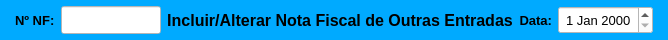
     <widget class="QWidget" name="widget_cabecalho" native="true">
      <property name="sizePolicy">
       <sizepolicy hsizetype="Preferred" vsizetype="Fixed">
        <horstretch>0</horstretch>
        <verstretch>0</verstretch>
       </sizepolicy>
      </property>
      <property name="minimumSize">
       <size>
        <width>0</width>
        <height>40</height>
       </size>
      </property>
      <property name="maximumSize">
       <size>
        <width>16777215</width>
        <height>40</height>
       </size>
      </property>
      <property name="styleSheet">
       <string notr="true">background-color: rgb(0, 170, 255);</string>
      </property>
      <layout class="QHBoxLayout" name="horizontalLayout_3">
       <property name="spacing">
        <number>6</number>
       </property>
       <property name="leftMargin">
        <number>15</number>
       </property>
       <property name="topMargin">
        <number>6</number>
       </property>
       <property name="rightMargin">
        <number>15</number>
       </property>
       <property name="bottomMargin">
        <number>6</number>
       </property>
       <item>
        <widget class="QLabel" name="label_4">
         <property name="sizePolicy">
          <sizepolicy hsizetype="Fixed" vsizetype="Preferred">
           <horstretch>0</horstretch>
           <verstretch>0</verstretch>
          </sizepolicy>
         </property>
         <property name="maximumSize">
          <size>
           <width>40</width>
           <height>16777215</height>
          </size>
         </property>
         <property name="font">
          <font>
           <pointsize>10</pointsize>
           <weight>75</weight>
           <bold>true</bold>
          </font>
         </property>
         <property name="text">
          <string>Nº NF:</string>
         </property>
         <property name="alignment">
          <set>Qt::AlignLeading|Qt::AlignLeft|Qt::AlignVCenter</set>
         </property>
        </widget>
       </item>
       <item>
        <widget class="QLineEdit" name="line_Num_NF">
         <property name="sizePolicy">
          <sizepolicy hsizetype="Fixed" vsizetype="Preferred">
           <horstretch>0</horstretch>
           <verstretch>0</verstretch>
          </sizepolicy>
         </property>
         <property name="minimumSize">
          <size>
           <width>100</width>
           <height>0</height>
          </size>
         </property>
         <property name="maximumSize">
          <size>
           <width>100</width>
           <height>16777215</height>
          </size>
         </property>
         <property name="font">
          <font>
           <pointsize>9</pointsize>
          </font>
         </property>
         <property name="styleSheet">
          <string notr="true">background-color: rgb(255, 255, 255);</string>
         </property>
         <property name="alignment">
          <set>Qt::AlignCenter</set>
         </property>
        </widget>
       </item>
       <item>
        <widget class="QLabel" name="label_18">
         <property name="font">
          <font>
           <pointsize>12</pointsize>
           <weight>75</weight>
           <bold>true</bold>
          </font>
         </property>
         <property name="text">
          <string>Incluir/Alterar Nota Fiscal de Outras Entradas</string>
         </property>
         <property name="alignment">
          <set>Qt::AlignCenter</set>
         </property>
        </widget>
       </item>
       <item>
        <widget class="QLabel" name="label_12">
         <property name="sizePolicy">
          <sizepolicy hsizetype="Fixed" vsizetype="Preferred">
           <horstretch>0</horstretch>
           <verstretch>0</verstretch>
          </sizepolicy>
         </property>
         <property name="maximumSize">
          <size>
           <width>111</width>
           <height>16777215</height>
          </size>
         </property>
         <property name="font">
          <font>
           <pointsize>10</pointsize>
           <weight>75</weight>
           <bold>true</bold>
          </font>
         </property>
         <property name="text">
          <string>Data:</string>
         </property>
         <property name="alignment">
          <set>Qt::AlignRight|Qt::AlignTrailing|Qt::AlignVCenter</set>
         </property>
        </widget>
       </item>
       <item>
        <widget class="QDateEdit" name="date_Movimento">
         <property name="sizePolicy">
          <sizepolicy hsizetype="Fixed" vsizetype="Preferred">
           <horstretch>0</horstretch>
           <verstretch>0</verstretch>
          </sizepolicy>
         </property>
         <property name="maximumSize">
          <size>
           <width>95</width>
           <height>16777215</height>
          </size>
         </property>
         <property name="font">
          <font>
           <pointsize>10</pointsize>
          </font>
         </property>
         <property name="styleSheet">
          <string notr="true">background-color: rgb(255, 255, 255);</string>
         </property>
         <property name="alignment">
          <set>Qt::AlignCenter</set>
         </property>
        </widget>
       </item>
      </layout>
     </widget>
